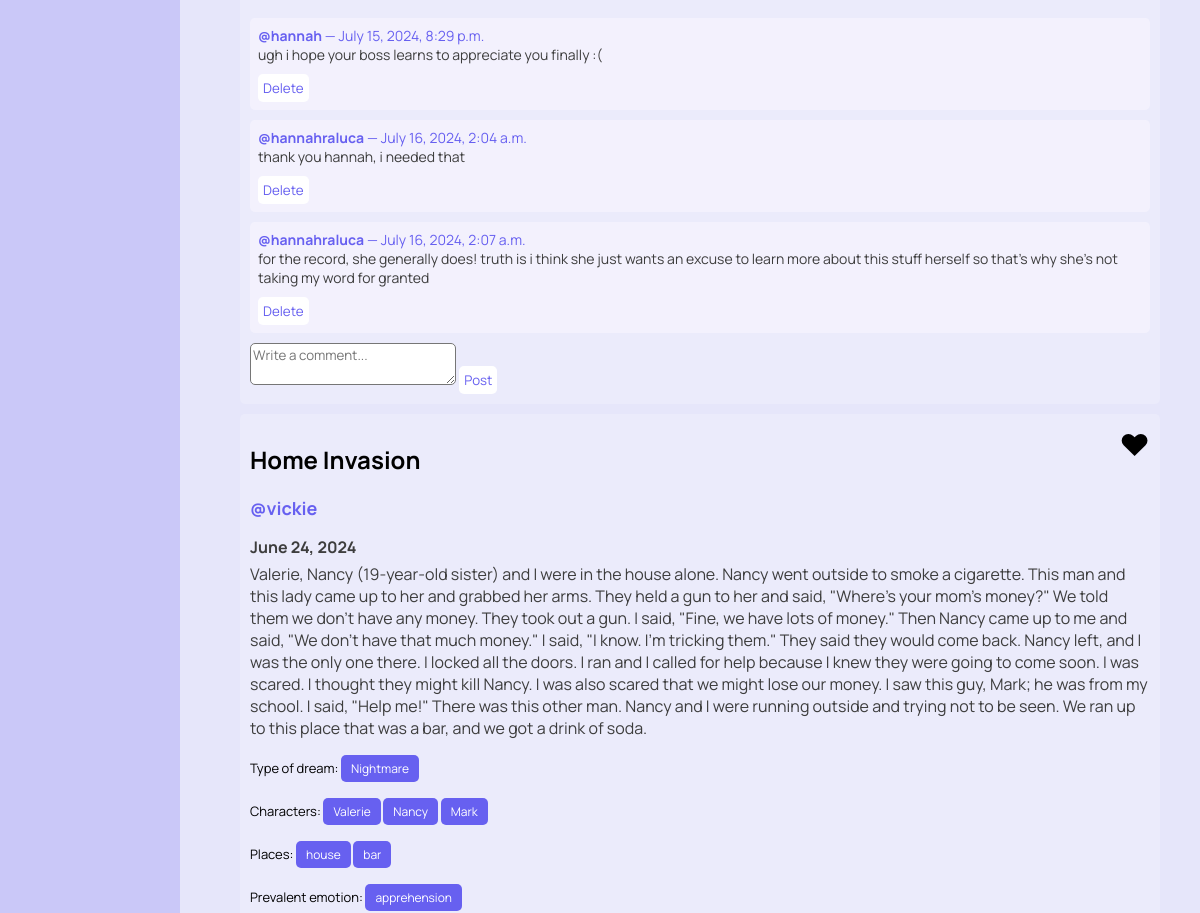
Page /dreams/view_liked (signed in, middle part) on the earlier database version.
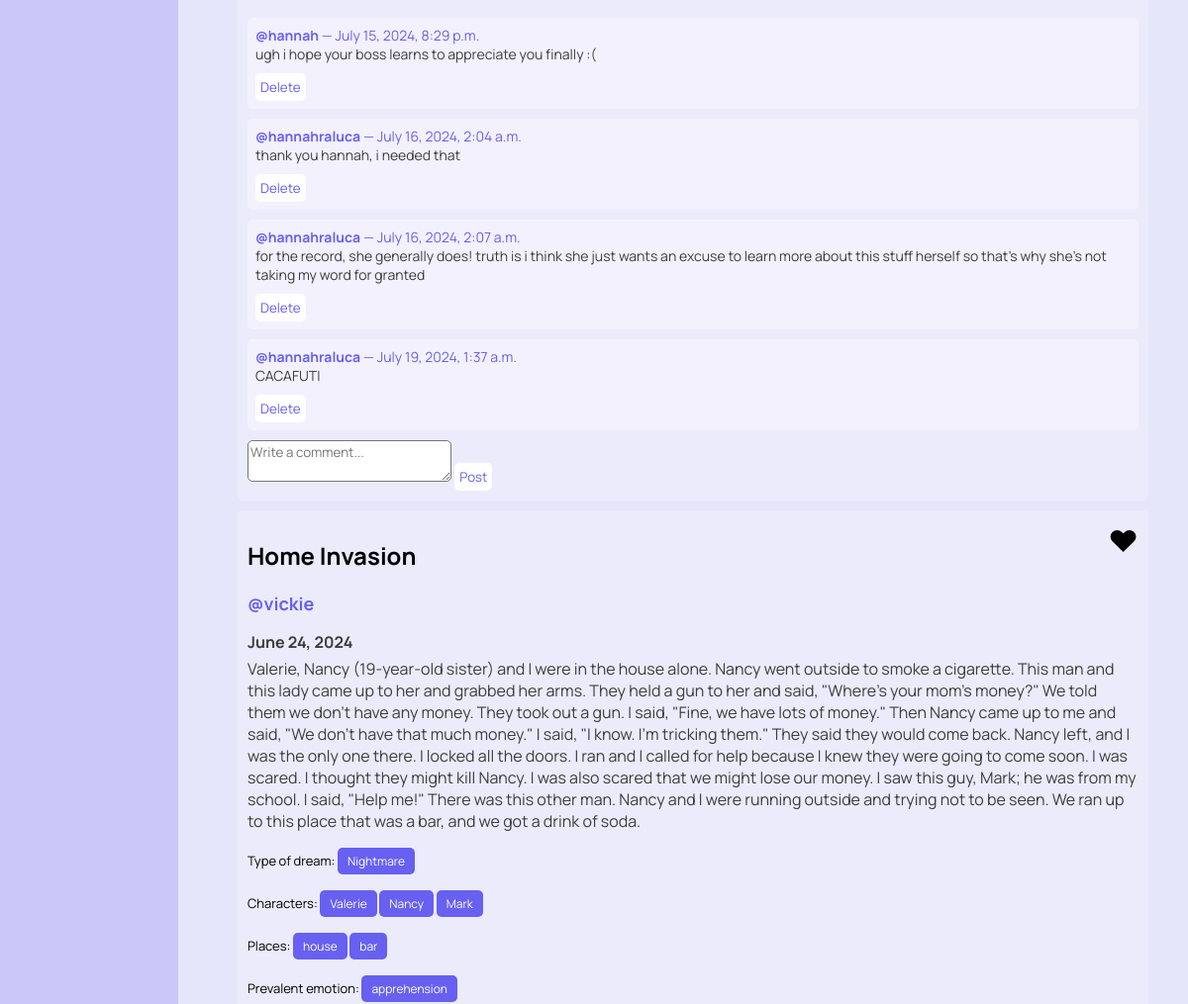
Same page on the later database version.
### dreams/models.py (models this page shows, shortened)
class Comment(models.Model):
    dream = models.ForeignKey(Dream, related_name='comments', on_delete=models.CASCADE)
    author = models.ForeignKey(User, on_delete=models.CASCADE)
    text = models.TextField()
    created_date = models.DateTimeField(auto_now_add=True)

class Dream(models.Model):
    classification_options = [
        ('0', 'Nightmare'),
        ('1', 'Mundane Dream'),
        ('2', 'Lucid Dream'),
        ('3', 'Existential Dream'),
    ]
    user = models.ForeignKey(User, on_delete=models.CASCADE)
    date = models.DateField()
    time = models.TimeField(default=timezone.now)
    content = models.TextField()
    shared = models.BooleanField(default=False)
    anon = models.BooleanField(default=False)
    processed = models.BooleanField(default=False)
    is_favorite = models.BooleanField(default=False)
    keywords = models.JSONField(default=list, blank=True)
    classification = models.CharField(max_length=1, choices=classification_options, blank=True, null=True, default='')
    characters = models.JSONField(default=list, blank=True)
    places = models.JSONField(default=list, blank=True)
    emotion = models.CharField(max_length=20, blank=True)
    emotion_options = ['anger', 'apprehension', 'sadness', 'confusion', 'happiness', '']
    optional_titles = models.JSONField(default=list, blank=True)
    title = models.TextField(blank=True)
    User.add_to_class('is_new', models.BooleanField(default=True))
    def likes_count(self):
        return self.likes.count()
    def liked_users(self):
        return [like.user for like in self.likes.all()]
    def classification_string(self):
        return dict(self.classification_options).get(self.classification, "No classification")

### dreams/views.py (the view)
# urls.py: path('view_liked', views.view_liked, name='view_liked'),
@login_required
def view_liked(request):
    query = request.GET.get('q', '')
    liked_dream_likes = DreamLike.objects.filter(user=request.user)
    liked_dreams = [dream_like.dream for dream_like in liked_dream_likes]
    for dream in liked_dreams:
        dream.is_liked_by_user = True
        dream.likes_count = dream.likes_count
        dream.liked_users = dream.liked_users()
    if query:
        liked_dreams = [dream for dream in liked_dreams if query.lower() in dream.content.lower()]
    context = {
        'dreams': liked_dreams,
        'query': query,
        'is_liked_view': True,
    }
    return render(request, 'dreams/gallery.html', context)

### dreams/templatetags/highlight.py (called while the page is built)
@register.filter(name='highlight')
def highlight(text, search):
    pattern = re.compile(re.escape(search), re.IGNORECASE)
    highlighted_text = pattern.sub(f'<span class="highlight">{search}</span>', text)
    return highlighted_text

### dreams/templates/dreams/gallery.html (shortened to what this page needs)
{% load static %}
{% load highlight %}
<!DOCTYPE html>
<html>
<head>
    <link rel="stylesheet" type="text/css" href="{% static 'css/styles.css' %}">
</head>
<body>
    <div class="sidenav">
    </div>
    <div class="dreams">
        {% if dreams %}
            {% for dream in dreams|dictsortreversed:"date" %}
                {% if dream.shared %}
                    {% if not query or query|lower in dream.content|lower %}
                        <div class="dream">
                            {% if dream.title %}
                            <h2 class="dream-title">{{ dream.title }}</h2>
                            {% endif %}
                            {% if not dream.anon %}
                                <h2 class="dream-user">
                                    <a href="{% url 'dreams:view_users_dreams' dream.user.username %}" style="text-decoration: none; color: inherit;">
                                        @{{ dream.user.username }}
                                    </a>
                                </h2>
                            {% endif %}
                            <h3 class="dream-date">{{ dream.date }}</h3>
                            <p class="dream-content">
                                {% autoescape off %}
                                {{ dream.content|safe|highlight:query }}
                                {% endautoescape %}
                            </p>
                            <p class="class-form">
                                {% if dream.classification %}
                                    Type of dream:
                                    <form class="class-form" method="get" action="{% url 'dreams:gallery' %}">
                                        <button type="submit">{{ dream.classification_string }}</button>
                                    </form>
                                {% endif %}
                            </p>
                            <p class="class-form">
                                {% if dream.characters %}
                                    Characters:
                                    {% for character in dream.characters %}
                                        <form class="class-form" method="get" action="{% url 'dreams:gallery' %}">
                                            <button type="submit">{{ character }}</button>
                                        </form>
                                    {% endfor %}
                                {% endif %}
                            </p>
                            <p class="class-form">
                                {% if dream.places %}
                                    Places:
                                    {% for place in dream.places %}
                                        <form class="class-form" method="get" action="{% url 'dreams:gallery' %}">
                                            <button type="submit">{{ place }}</button>
                                        </form>
                                    {% endfor %}
                                {% endif %}
                            </p>
                            <p class="class-form">
                                {% if dream.emotion %}
                                    Prevalent emotion:
                                    <form class="class-form" method="get" action="{% url 'dreams:gallery' %}">
                                        <button type="submit">{{ dream.emotion }}</button>
                                    </form>
                                {% endif %}
                            </p>
                            <div class="menu">
                                <span class="icon">
                                    {% if dream.is_liked_by_user %}
                                        ♥
                                    {% else %}
                                        ♡
                                    {% endif %}
                                </span>
                            </div>
                            <div>
                                <div class="comment-section">
                                    {% for comment in dream.comments.all %}
                                        <div class="comment">
                                            <p><b><a href="{% url 'dreams:view_users_dreams' comment.author.username %}"
                                                     style="text-decoration: none; color: inherit;">
                                                    @{{ comment.author }}</a></h2></b> — {{ comment.created_date }} </p>
                                            <div class="comment-text">
                                                {{ comment.text }}
                                            </div>
                                            {% if comment.author == request.user or dream.user == request.user %}
                                                <form method="post" action="{% url 'dreams:delete_comment' comment.id %}">
                                                    <button type="submit" style="font-size: smaller; padding: 5px; width: auto; height: auto;">Delete</button>
                                                </form>
                                            {% endif %}
                                        </div>
                                    {% empty %}
                                        <p>No comments yet.</p>
                                    {% endfor %}
                                </div>
                                <div class="comment-container">
                                    <form method="post" action="{% url 'dreams:add_comment' dream.id %}">
                                        <textarea id="comment" name="text" rows="2" placeholder="Write a comment..." style="font-family: Manrope; width: 200px; border-radius: 5px;" required></textarea>
                                        <button type="submit" style="font-size: smaller; padding: 5px; width: auto; height: auto;">Post</button>
                                    </form>
                                </div>
                            </div>
                        </div>
                    {% endif %}
                {% endif %}
            {% endfor %}
        {% else %}
            <p>No liked dreams found.</p>
        {% endif %}
    </div>
</body>
</html>

### static/css/styles.css (style rules this page uses)
body { font-family: 'Manrope', -apple-system, BlinkMacSystemFont, "Segoe UI", Roboto, Oxygen-Sans, Ubuntu, Cantarell, "Helvetica Neue", sans-serif; margin: 0; padding: 0; background-color: #E6E6FA; }
.button, button { font-family: 'Manrope', sans-serif; background-color: white; color: rgba(103, 96, 240); text-decoration: none; padding: 10px 20px; border: none; border-radius: 5px; font-size: 18px; cursor: pointer; width: 200px; height: 50px; display: inline-flex; align-items: center; justify-content: center; transition: background-color 0.3s, color 0.3s; }

### dreams/templates/dreams/gallery.html (style rules this page uses)
body, html { margin: 0; padding: 0; width: 100%; height: 100%; font-family: 'Manrope', -apple-system, BlinkMacSystemFont, "Segoe UI", Roboto, Oxygen-Sans, Ubuntu, Cantarell, "Helvetica Neue", sans-serif; display: flex; flex-direction: column; justify-content: space-between; align-items: center; }
.sidenav { height: 100%; width: 180px; position: fixed; z-index: 1; top: 0; left: 0; background-color: rgba(103, 96, 240, 0.224); overflow-x: hidden; padding-top: 50px; }
.keyword-form, .class-form { margin-bottom: 20px; text-align: center; width: 50%; font-size: 13px; display: inline; margin: 0 auto; }
.keyword-form button, .class-form button { padding: 5px 10px; width: auto; height: auto; font-size: 12px; cursor: pointer; background-color: rgba(103, 96, 240); color: white; border: none; border-radius: 5px; transition: background-color 0.3s; gap: 10px; font-family: 'Manrope', sans-serif; }
.dreams { width: 100%; max-width: 900px; margin-left: 180px; }
.dream { margin-bottom: 10px; padding: 10px; border-radius: 5px; background-color: rgba(255, 255, 255, 0.2); position: relative; width: 100%; }
.dream-date { font-size: 16px; font-weight: bold; margin-bottom: 5px; color: #3D3D3D; }
.dream-user { font-size: 18px; font-weight: bold; margin-bottom: 5px; color: rgba(103, 96, 240); }
.dream-content { font-size: 16px; margin-top: 5px; color: #3D3D3D; }
.menu { position: absolute; top: 10px; right: 10px; cursor: pointer; user-select: none; }
.menu .icon { font-size: 30px; font-weight: bold; }
.comment-container { align-content: start; }
.comment { background-color: #fcf9ff72; border-radius: 5px; padding: 8px; margin-bottom: 10px; }
.comment p { font-size: 14px; color: rgba(103, 96, 240); margin: 0; }
.comment-text { font-size: 14px; margin-bottom: 10px; color: #3D3D3D; }

Differences in the rows shown:
added Comment: author "hannahraluca", created_date "July 19, 2024, 1:37 a.m.", text "CACAFUTI", shows "Delete", shown under Dream (number 1 of 2 on the later page)
